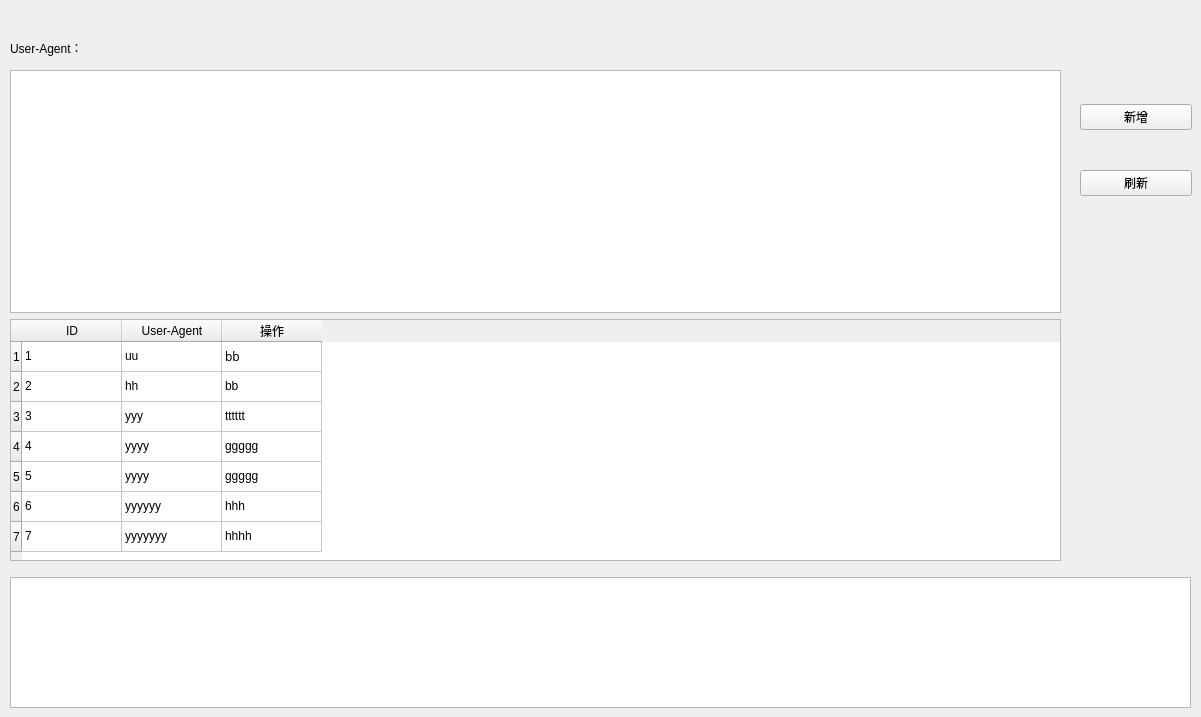
    <widget class="QWidget" name="tab_7">
     <attribute name="title">
      <string>页</string>
     </attribute>
     <widget class="QTextEdit" name="Agent_textEdit">
      <property name="geometry">
       <rect>
        <x>10</x>
        <y>577</y>
        <width>1181</width>
        <height>131</height>
       </rect>
      </property>
      <property name="sizePolicy">
       <sizepolicy hsizetype="Expanding" vsizetype="Expanding">
        <horstretch>0</horstretch>
        <verstretch>1</verstretch>
       </sizepolicy>
      </property>
     </widget>
     <widget class="QLabel" name="label_10">
      <property name="geometry">
       <rect>
        <x>10</x>
        <y>40</y>
        <width>81</width>
        <height>16</height>
       </rect>
      </property>
      <property name="text">
       <string>User-Agent：</string>
      </property>
     </widget>
     <widget class="QWidget" name="layoutWidget">
      <property name="geometry">
       <rect>
        <x>10</x>
        <y>70</y>
        <width>1051</width>
        <height>491</height>
       </rect>
      </property>
      <layout class="QVBoxLayout" name="verticalLayout_4">
       <item>
        <widget class="QTextEdit" name="AgenttextEdit"/>
       </item>
       <item>
        <widget class="QTableWidget" name="tableWidget">
         <row>
          <property name="text">
           <string>1</string>
          </property>
         </row>
         <row>
          <property name="text">
           <string>2</string>
          </property>
         </row>
         <row>
          <property name="text">
           <string>3</string>
          </property>
         </row>
         <row>
          <property name="text">
           <string>4</string>
          </property>
         </row>
         <row>
          <property name="text">
           <string>5</string>
          </property>
         </row>
         <row>
          <property name="text">
           <string>6</string>
          </property>
         </row>
         <row>
          <property name="text">
           <string>7</string>
          </property>
         </row>
         <column>
          <property name="text">
           <string>ID</string>
          </property>
         </column>
         <column>
          <property name="text">
           <string>User-Agent</string>
          </property>
         </column>
         <column>
          <property name="text">
           <string>操作</string>
          </property>
         </column>
         <item row="0" column="0">
          <property name="text">
           <string>1</string>
          </property>
         </item>
         <item row="0" column="1">
          <property name="text">
           <string>uu</string>
          </property>
          <property name="foreground">
           <brush brushstyle="NoBrush">
            <color alpha="255">
             <red>0</red>
             <green>0</green>
             <blue>0</blue>
            </color>
           </brush>
          </property>
         </item>
         <item row="0" column="2">
          <property name="text">
           <string>bb</string>
          </property>
          <property name="font">
           <font>
            <family>Kaiti SC</family>
           </font>
          </property>
         </item>
         <item row="1" column="0">
          <property name="text">
           <string>2</string>
          </property>
         </item>
         <item row="1" column="1">
          <property name="text">
           <string>hh</string>
          </property>
         </item>
         <item row="1" column="2">
          <property name="text">
           <string>bb</string>
          </property>
         </item>
         <item row="2" column="0">
          <property name="text">
           <string>3</string>
          </property>
         </item>
         <item row="2" column="1">
          <property name="text">
           <string>yyy</string>
          </property>
         </item>
         <item row="2" column="2">
          <property name="text">
           <string>tttttt</string>
          </property>
         </item>
         <item row="3" column="0">
          <property name="text">
           <string>4</string>
          </property>
         </item>
         <item row="3" column="1">
          <property name="text">
           <string>yyyy</string>
          </property>
         </item>
         <item row="3" column="2">
          <property name="text">
           <string>ggggg</string>
          </property>
         </item>
         <item row="4" column="0">
          <property name="text">
           <string>5</string>
          </property>
         </item>
         <item row="4" column="1">
          <property name="text">
           <string>yyyy</string>
          </property>
         </item>
         <item row="4" column="2">
          <property name="text">
           <string>ggggg</string>
          </property>
         </item>
         <item row="5" column="0">
          <property name="text">
           <string>6</string>
          </property>
         </item>
         <item row="5" column="1">
          <property name="text">
           <string>yyyyyy</string>
          </property>
         </item>
         <item row="5" column="2">
          <property name="text">
           <string>hhh</string>
          </property>
         </item>
         <item row="6" column="0">
          <property name="text">
           <string>7</string>
          </property>
         </item>
         <item row="6" column="1">
          <property name="text">
           <string>yyyyyyy</string>
          </property>
         </item>
         <item row="6" column="2">
          <property name="text">
           <string>hhhh</string>
          </property>
         </item>
        </widget>
       </item>
      </layout>
     </widget>
     <widget class="QWidget" name="layoutWidget">
      <property name="geometry">
       <rect>
        <x>1080</x>
        <y>70</y>
        <width>112</width>
        <height>161</height>
       </rect>
      </property>
      <layout class="QVBoxLayout" name="verticalLayout_7">
       <item>
        <widget class="QPushButton" name="addButton">
         <property name="text">
          <string>新增</string>
         </property>
        </widget>
       </item>
       <item>
        <widget class="QPushButton" name="refresh">
         <property name="text">
          <string>刷新</string>
         </property>
        </widget>
       </item>
      </layout>
     </widget>
    </widget>
